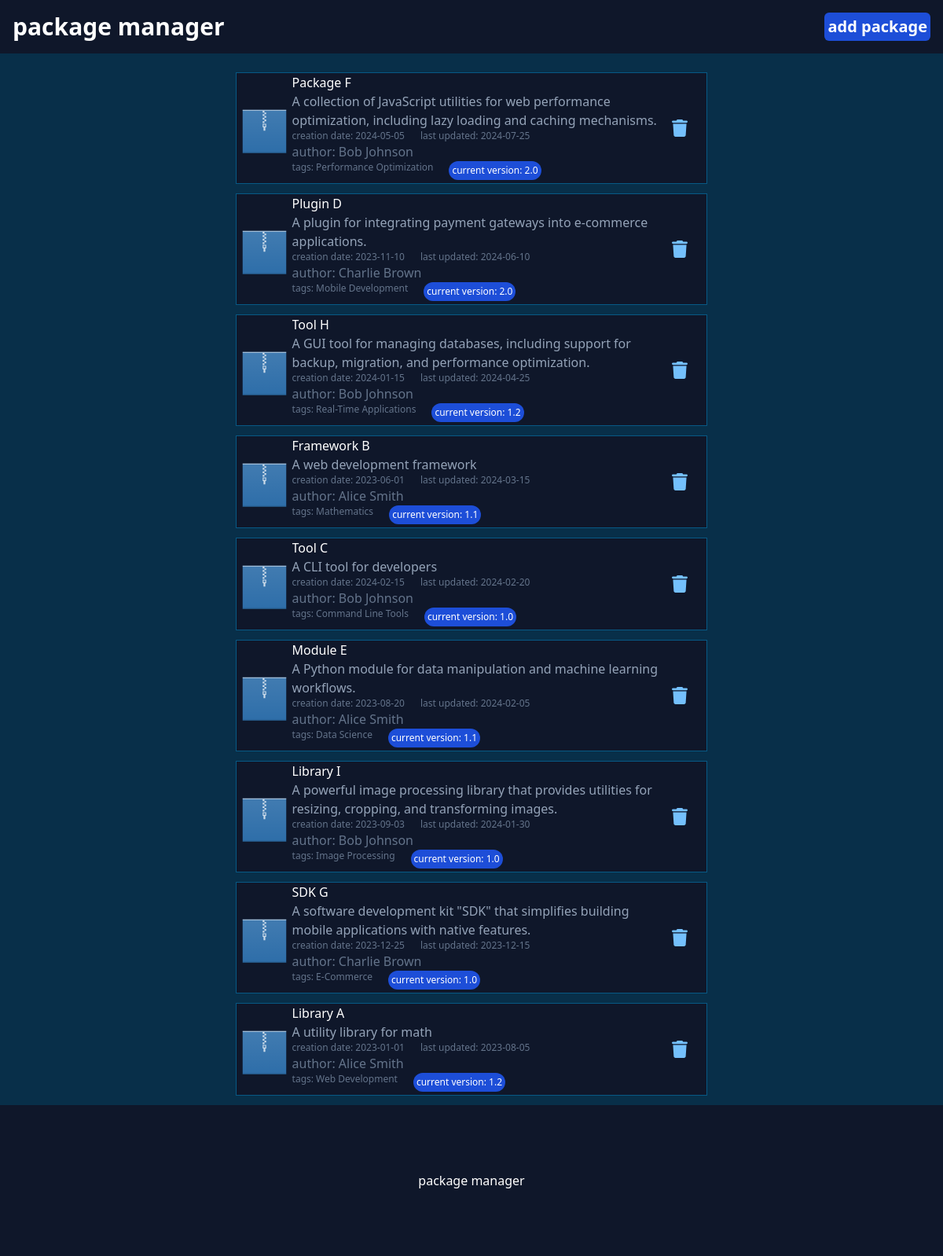
The page / on the database its author committed.
### tables this page shows
CREATE TABLE packages(
	id int PRIMARY KEY AUTO_INCREMENT,
    title varchar(100) not null,
    description varchar(255) NOT null,
    creation_date DATE not null
);

CREATE TABLE tags(
	id int PRIMARY KEY AUTO_INCREMENT,
    name varchar(30) not null
);

### index.php (the view, shortened to what this page needs)
<!DOCTYPE html>
<html lang="en">
<head>
    <script src="https://cdn.tailwindcss.com"></script>
</head>
<body class="bg-sky-950 text-white">
    <nav class="bg-slate-900 font-black text-3xl p-4 mb-3 flex justify-between">
        <h1>package manager</h1>
        <?php
        echo '<a href="add.php" class="bg-blue-700 p-1 text-xl rounded-md font-bold">add package</a>';
        ?>
    </nav>
    <div id="php" class="mt-6 grid justify-items-center" style= "bg-red-600">
        <?php
        $connection = new mysqli("localhost","root","","package_manager");
        $stmt = $connection->prepare("select autors.name,autors.email, tags.name as tag_name, packages.title,packages.creation_date,packages.description,packages.id,versions.Version_Number,release_date from autors_packages  inner join autors on autors.id = autors_packages.autor_id inner join packages on packages.id = autors_packages.package_id inner join packages_tags on packages.id = packages_tags.package_id inner join tags on tags.id = packages.id inner join versions on versions.package_id = autors_packages.package_id WHERE release_date IN(SELECT max(release_date) FROM versions GROUP BY package_id) ORDER BY release_date DESC;");
        $stmt->execute();
        $result = $stmt->get_result();
        while($row = $result->fetch_assoc()){
            echo '<div class="bg-slate-900 w-1/2 min-h-28 mb-3 border-sky-800 border flex align-middle transition-transform hover:scale-105">
                    <img src="./assets/images/package-x-generic.svg" alt="" width="80">
                    <div class="grid grid-cols-12 justify-between w-full">
                        <div class="col-span-11">
                            <form action="package.php" class="" method="get">
                                <input type="hidden" id="details" name="details" value=',$row["id"],'>
                                <input class="text-left border-0 cursor-pointer" type="submit" id="" name="" value="',$row["title"],'">
                            </form>
                            <p class="text-slate-400">',$row["description"],'</p>
                            <div class= "flex gap-5 text-xs">
                                <p class="text-slate-500">creation date: <span>',$row["creation_date"],'</span></p>
                                <p class="text-slate-500">last updated: <span>',$row["release_date"],'</span></p>
                            </div>
                            <p class="text-slate-500">author: <span>',$row["name"],'</span></p>
                            <div class= "flex gap-5 text-xs mb-1">
                                <p class="text-slate-500">tags: <span>',$row["tag_name"],'</span></p>
                                <p class="bg-blue-700 p-1 rounded-full text-white">current version: <span>',$row["Version_Number"],'</span></p>
                            </div>
                        </div>
                        <form class="flex flex-col justify-center w-5" method="get">
                            <input type="hidden" id="delete" name="delete" value=',$row["id"],'>
                            <input type="image" class="align-middle" width="20px" src="./assets/images/trash-solid.svg" alt="Submit">
                        </form>
                    </div>
                </div>';
        };
        ?>
    </div>
    <footer class="bg-slate-900 w-full h-48 text-center items-center grid">package manager</footer>
</body>
</html>

### rows shown on the page
packages: title "Package F", description "A collection of JavaScript utilities for web performance optimization, including lazy loading and caching mechanisms.", creation_date "2024-05-05", release_date "2024-07-25", name "Bob Johnson", tags.name "Performance Optimization", Version_Number "2.0"
packages: title "Plugin D", description "A plugin for integrating payment gateways into e-commerce applications.", creation_date "2023-11-10", release_date "2024-06-10", name "Charlie Brown", tags.name "Mobile Development", Version_Number "2.0"
packages: title "Tool H", description "A GUI tool for managing databases, including support for backup, migration, and performance optimization.", creation_date "2024-01-15", release_date "2024-04-25", name "Bob Johnson", tags.name "Real-Time Applications", Version_Number "1.2"
packages: title "Framework B", description "A web development framework", creation_date "2023-06-01", release_date "2024-03-15", name "Alice Smith", tags.name "Mathematics", Version_Number "1.1"
packages: title "Tool C", description "A CLI tool for developers", creation_date "2024-02-15", release_date "2024-02-20", name "Bob Johnson", tags.name "Command Line Tools", Version_Number "1.0"
packages: title "Module E", description "A Python module for data manipulation and machine learning workflows.", creation_date "2023-08-20", release_date "2024-02-05", name "Alice Smith", tags.name "Data Science", Version_Number "1.1"
packages: title "Library I", description "A powerful image processing library that provides utilities for resizing, cropping, and transforming images.", creation_date "2023-09-03", release_date "2024-01-30", name "Bob Johnson", tags.name "Image Processing", Version_Number "1.0"
packages: title "SDK G", description "A software development kit \"SDK\" that simplifies building mobile applications with native features.", creation_date "2023-12-25", release_date "2023-12-15", name "Charlie Brown", tags.name "E-Commerce", Version_Number "1.0"
packages: title "Library A", description "A utility library for math", creation_date "2023-01-01", release_date "2023-08-05", name "Alice Smith", tags.name "Web Development", Version_Number "1.2"
